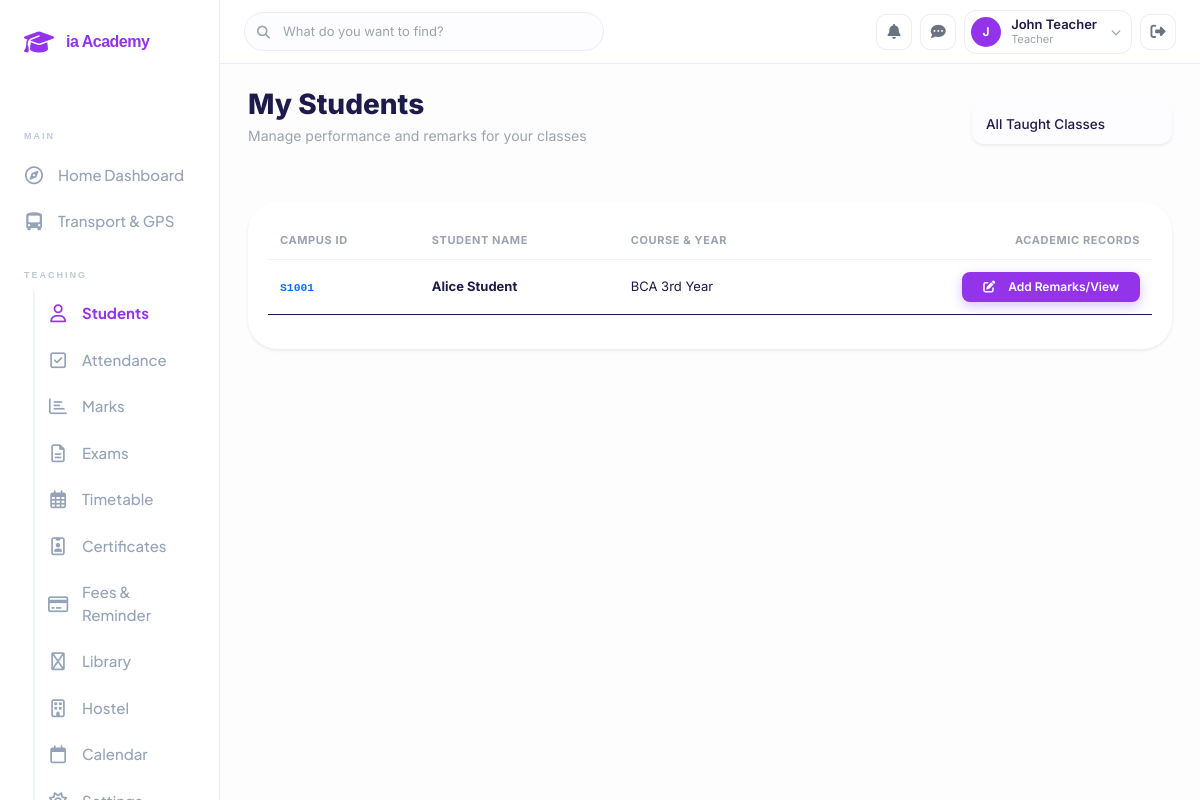
The app's page /teacher/students_list.php (signed in) with its own data.
### tables this page shows
CREATE TABLE students (
    id INT AUTO_INCREMENT PRIMARY KEY,
    user_id INT NOT NULL,
    roll_no VARCHAR(50) UNIQUE NOT NULL,
    class VARCHAR(50),
    semester INT,
    parent_phone VARCHAR(20),
    FOREIGN KEY (user_id) REFERENCES users(id) ON DELETE CASCADE
);

CREATE TABLE users (
    id INT AUTO_INCREMENT PRIMARY KEY,
    name VARCHAR(255) NOT NULL,
    email VARCHAR(255) UNIQUE NOT NULL,
    password VARCHAR(255) NOT NULL,
    role ENUM('admin', 'teacher', 'student', 'parent') NOT NULL,
    phone VARCHAR(20),
    created_at TIMESTAMP DEFAULT CURRENT_TIMESTAMP
);

### config/db.php (called while the page is built, shortened)
<?php
if (!class_exists('SmartPDOStatement')) {
    class SmartPDOStatement {
        private $stmt;
        private array $rows = [];
        public function __construct($stmtOrBridge, string $sql = '') {
            if ($stmtOrBridge instanceof NeonHttpBridge) {
                $this->httpBridge = $stmtOrBridge;
                $this->sql = $sql;
            } else {
                $this->stmt = $stmtOrBridge;
            }
        }
        public function fetchAll(int $mode = PDO::FETCH_ASSOC, ...$args): array {
            if ($this->stmt) {
                return $this->stmt->fetchAll($mode, ...$args);
            }
            return $this->rows;
        }
    }
    class SmartPDO {
        private ?PDO $pdo = null;
        private ?NeonHttpBridge $http = null;
        private string $driver;
        public function __construct($pdoOrBridge, string $driver = 'pgsql') {
            $this->driver = $driver;
            if ($pdoOrBridge instanceof PDO) {
                $this->pdo = $pdoOrBridge;
            } elseif ($pdoOrBridge instanceof NeonHttpBridge) {
                $this->http = $pdoOrBridge;
            }
        }
        public static function translateSql(string $sql, string $driver = 'pgsql'): string {
            if ($driver !== 'pgsql') {
                return $sql;
            }
            $s = trim($sql);
            $s = str_replace('`', '', $s);
            $s = preg_replace('/\bCURDATE\s*\(\s*\)/i', 'CURRENT_DATE', $s);
            $s = preg_replace('/\bMONTH\s*\(\s*([a-zA-Z0-9_.]+)\s*\)/i', 'EXTRACT(MONTH FROM $1)::int', $s);
            $s = preg_replace('/\bYEAR\s*\(\s*([a-zA-Z0-9_.]+)\s*\)/i', 'EXTRACT(YEAR FROM $1)::int', $s);
            $s = preg_replace('/\bDATE_ADD\s*\(\s*NOW\s*\(\s*\)\s*,\s*INTERVAL\s+(\d+\s+[A-Z]+)\s*\)/i', "(NOW() + INTERVAL '$1')", $s);
            $s = preg_replace('/\bTIMESTAMPDIFF\s*\(\s*SECOND\s*,\s*([a-zA-Z0-9_.]+)\s*,\s*NOW\s*\(\s*\)\s*\)/i', 'EXTRACT(EPOCH FROM (NOW() - $1))::int', $s);
            $s = preg_replace('/\bCAST\s*\(\s*SUBSTRING_INDEX\s*\(\s*([a-zA-Z0-9_.]+)\s*,\s*\'-\'\s*,\s*-1\s*\)\s+AS\s+UNSIGNED\s*\)/i', "CAST(SPLIT_PART($1, '-', 2) AS INTEGER)", $s);
            $s = preg_replace('/\bSUM\s*\(\s*([a-zA-Z0-9_.]+)\s*=\s*(\'[^\']*\')\s*\)/i', 'SUM(CASE WHEN $1 = $2 THEN 1 ELSE 0 END)', $s);
            return $s;
        }
        public function query(string $sql, ?int $fetchMode = null, ...$fetchModeArgs) {
            $translated = self::translateSql($sql, $this->driver);
            if ($this->pdo) {
                $stmt = $fetchMode !== null
                    ? $this->pdo->query($translated, $fetchMode, ...$fetchModeArgs)
                    : $this->pdo->query($translated);
                return new SmartPDOStatement($stmt);
            }
            $stmt = new SmartPDOStatement($this->http, $translated);
            $stmt->execute([]);
            return $stmt;
        }
    }
}
if (!function_exists('get_env_val')) {
    function get_env_val(array $keys, $default = null) {
        return $default;
    }
}
$pg_host = get_env_val(['PGHOST', 'POSTGRES_HOST']);
$pg_db   = get_env_val(['PGDATABASE', 'POSTGRES_DATABASE'], 'neondb');
$pg_user = get_env_val(['PGUSER', 'POSTGRES_USER']);
$pg_pass = get_env_val(['PGPASSWORD', 'POSTGRES_PASSWORD']);
$db_url  = get_env_val(['DATABASE_URL', 'POSTGRES_URL']);
$options = [
    PDO::ATTR_ERRMODE            => PDO::ERRMODE_EXCEPTION,
    PDO::ATTR_DEFAULT_FETCH_MODE => PDO::FETCH_ASSOC,
    PDO::ATTR_EMULATE_PREPARES   => true,
    PDO::ATTR_TIMEOUT            => 8,
];
if ($pg_host && $pg_user) {
    try {
        if (extension_loaded('pdo_pgsql')) {
            $dsn = "pgsql:host={$pg_host};port=5432;dbname={$pg_db};sslmode=require";
            $rawPdo = new PDO($dsn, $pg_user, $pg_pass, $options);
            $pdo = new SmartPDO($rawPdo, 'pgsql');
        } else {
            $connStr = $db_url ?: "postgresql://{$pg_user}:{$pg_pass}@{$pg_host}/{$pg_db}?sslmode=require";
            $bridge = new NeonHttpBridge($pg_host, $connStr);
            $pdo = new SmartPDO($bridge, 'pgsql');
        }
    } catch (\Throwable $e) {
        try {
            $connStr = $db_url ?: "postgresql://{$pg_user}:{$pg_pass}@{$pg_host}/{$pg_db}?sslmode=require";
            $bridge = new NeonHttpBridge($pg_host, $connStr);
            $pdo = new SmartPDO($bridge, 'pgsql');
        } catch (\Throwable $e2) {
            http_response_code(500);
            die("Database connection error.");
        }
    }
} else {
    $host = get_env_val(['DB_HOST', 'MYSQLHOST', 'MYSQL_HOST'], 'localhost');
    $port = get_env_val(['DB_PORT', 'MYSQLPORT', 'MYSQL_PORT'], '3306');
    $db   = get_env_val(['DB_NAME', 'MYSQLDATABASE', 'MYSQL_DATABASE'], 'smart_college_erp');
    $user = get_env_val(['DB_USER', 'MYSQLUSER', 'MYSQL_USER'], 'root');
    $pass = get_env_val(['DB_PASS', 'MYSQLPASSWORD', 'MYSQL_PASSWORD'], '');
    $dsn = "mysql:host={$host};port={$port};dbname={$db};charset=utf8mb4";
    try {
        $rawPdo = new PDO($dsn, $user, $pass, $options);
        $pdo = new SmartPDO($rawPdo, 'mysql');
    } catch (\PDOException $e) {
        http_response_code(500);
        die("<div style='font-family:sans-serif; padding:50px; text-align:center;'>
                <h2 style='color:#b91c1c;'>⛔ Database Connection Error</h2>
                <p>Could not connect to the database server.</p>
             </div>");
    }
}
?>

### teacher/students_list.php (the view, shortened to what this page needs)
<?php
require_once('../config/db.php');
$sql = "SELECT s.roll_no as campus_id, u.name, u.email, s.class, s.semester
        FROM students s
        JOIN users u ON s.user_id = u.id";
$students = $pdo->query($sql)->fetchAll();
?>
<!DOCTYPE html>
<html lang="en">
<head>
    <link href="https://cdn.jsdelivr.net/npm/bootstrap@5.3.0/dist/css/bootstrap.min.css" rel="stylesheet">
    <link rel="stylesheet" href="https://cdnjs.cloudflare.com/ajax/libs/font-awesome/6.4.0/css/all.min.css">
    <link rel="stylesheet" href="../assets/css/style.css?v=<?php echo time(); ?>">
</head>
<body style="background: #fdfdfd;">
    <div class="wrapper">
        <?php include('../includes/sidebar.php'); ?>
        <div class="main-content">
            <?php include('../includes/topbar.php'); ?>
            <div class="content-area">
                <div class="d-flex justify-content-between align-items-center mb-5">
                    <div>
                        <h2 class="fw-800 mb-1">My Students</h2>
                        <p class="text-muted">Manage performance and remarks for your classes</p>
                    </div>
                    <select onchange="window.location.href='?year='+this.value" class="form-select border-0 shadow-sm" style="width: 200px; border-radius: 12px;">
                        <option value="">All Taught Classes</option>
                    </select>
                </div>
                <div class="card border-0 shadow-sm" style="border-radius: 30px;">
                    <div class="table-responsive">
                        <table class="table">
                            <thead>
                                <tr>
                                    <th>Campus ID</th>
                                    <th>Student Name</th>
                                    <th>Course & Year</th>
                                    <th class="text-end">Academic Records</th>
                                </tr>
                            </thead>
                            <tbody>
                                <?php foreach ($students as $s): ?>
                                <tr>
                                    <td><code class="fw-800 text-primary"><?php echo $s['campus_id']; ?></code></td>
                                    <td><span class="fw-bold"><?php echo $s['name']; ?></span></td>
                                    <td><span class="badge-soft badge-soft-primary"><?php echo $s['class']; ?></span></td>
                                    <td class="text-end">
                                        <a href="../admin/student_profile.php?id=<?php echo $s['campus_id']; ?>" class="btn btn-primary btn-sm px-4">
                                            <i class="fas fa-edit me-2"></i> Add Remarks/View
                                        </a>
                                    </td>
                                </tr>
                                <?php endforeach; ?>
                            </tbody>
                        </table>
                    </div>
                </div>
            </div>
        </div>
    </div>
</body>
</html>

### assets/css/style.css (style rules this page uses)
:root { --primary: #7C3AED; --primary-light: #EDE9FE; --primary-soft: #F5F3FF; --secondary: #F59E0B; --secondary-light:#FEF3C7; --green: #10B981; --green-light: #D1FAE5; --red: #EF4444; --red-light: #FEE2E2; --blue: #3B82F6; --blue-light: #DBEAFE; --bg: #FDFDFF; --bg-card: #FFFFFF; --sidebar-bg: #FFFFFF; --topbar-bg: #FFFFFF; --primary: #9333EA; --primary-light: #F5F3FF; --primary-soft: #F3E8FF; --text: #1E1B4B; --text-sub: #6B7280; --text-muted: #9CA3AF; --border: #EDE9FE; --border-light: #F3F4F6; --sidebar-w: 220px; --topbar-h: 64px; --radius: 12px; --radius-lg: 16px; --radius-xl: 20px; --shadow: 0 1px 3px rgba(0,0,0,0.06), 0 1px 2px rgba(0,0,0,0.04); --shadow-md: 0 4px 12px rgba(124,58,237,0.08); --shadow-lg: 0 8px 24px rgba(124,58,237,0.12); }
*, *::before, *::after { margin:0; padding:0; box-sizing:border-box; }
html { font-size: 14px; }
body { font-family: 'Inter', sans-serif; background: var(--bg); color: var(--text); line-height: 1.5; -webkit-font-smoothing: antialiased; }
.wrapper { display: flex; min-height: 100vh; }
.main-content { flex: 1; margin-left: var(--sidebar-w); display: flex; flex-direction: column; min-height: 100vh; min-width: 0; }
.content-area { flex: 1; padding: 24px 28px; margin-top: var(--topbar-h); }
.card, .card-premium { background: var(--bg-card); border-radius: var(--radius-lg); border: 1.5px solid var(--border); padding: 20px; box-shadow: var(--shadow); }
.table { width: 100%; border-collapse: collapse; }
.table thead tr { border-bottom: 1.5px solid var(--border-light); }
.table thead th { padding: 10px 12px; text-align: left; font-size: 11px; font-weight: 700; text-transform: uppercase; letter-spacing: 0.6px; color: var(--text-muted); white-space: nowrap; }
.table tbody tr { border-bottom: 1px solid var(--border-light); transition: background 0.15s; }
.table tbody tr:last-child { border-bottom: none; }
.table tbody td { padding: 12px; font-size: 13px; color: var(--text); vertical-align: middle; }
.btn { display: inline-flex; align-items: center; gap: 6px; padding: 9px 18px; border-radius: var(--radius); font-size: 13px; font-weight: 600; cursor: pointer; border: none; transition: all 0.15s; text-decoration: none; font-family: 'Inter', sans-serif; }
.btn-primary { background: var(--primary); color: #fff; box-shadow: 0 4px 12px rgba(124,58,237,0.3); }
.btn-sm { padding: 6px 12px; font-size: 12px; border-radius: 8px; }
.form-control, .form-select { width: 100%; padding: 10px 14px; border: 1.5px solid var(--border); border-radius: var(--radius); background: var(--bg); font-size: 13.5px; font-weight: 500; color: var(--text); font-family: 'Inter', sans-serif; transition: all 0.2s; outline: none; }
.fw-800 { font-weight: 800 !important; }
.text-muted { color: var(--text-muted) !important; }
.table-responsive { border-radius: var(--radius); overflow: hidden; }

### records on screen
students: roll_no "S1001", user.name "Alice Student", class "BCA 3rd Year"

### other values on screen
$initial "J"
$user_name "John Teacher"
$user_role "Teacher"
